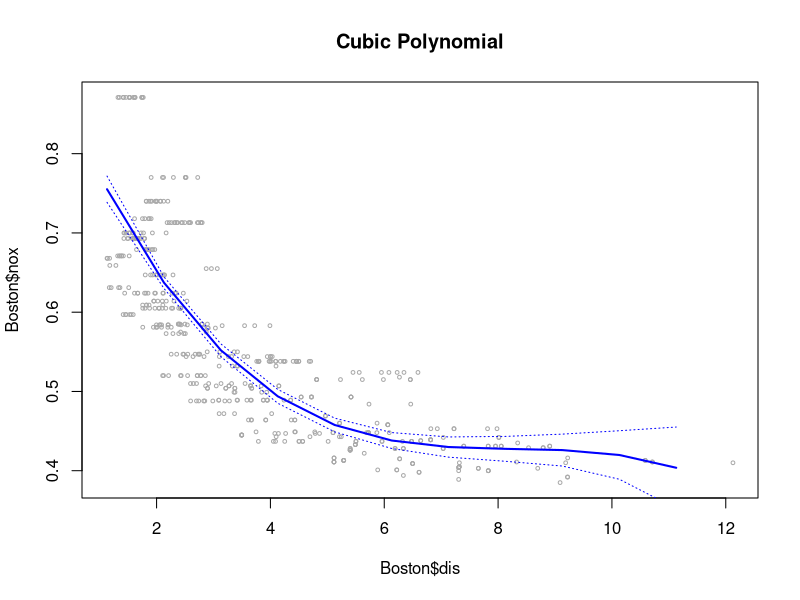
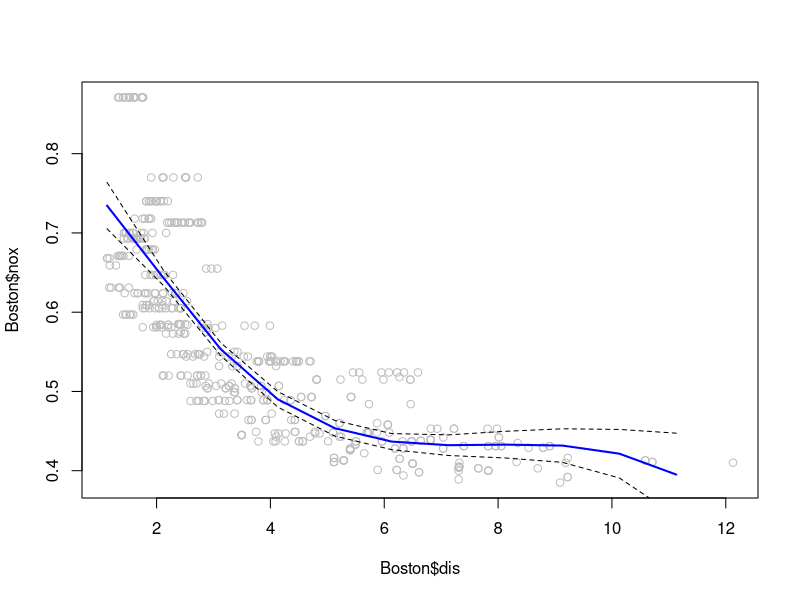
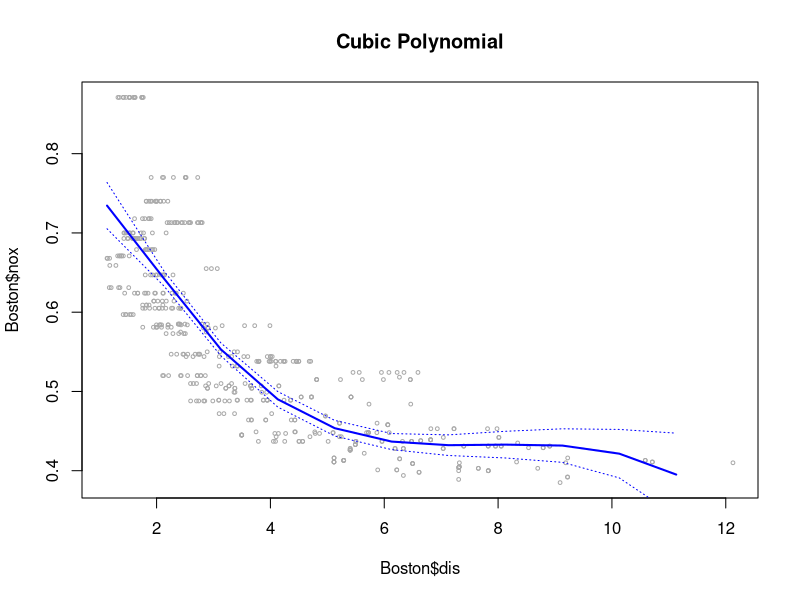

Write the R code that produced these figures, in order.
library(MASS)

fit = lm(nox ~ poly(dis, 3), data = Boston)
summary(fit)

dislims = range(Boston$dis)
dis.grid = seq(from = dislims[1], to = dislims[2])
preds = predict(fit, newdata = list(dis = dis.grid), se = TRUE)
se.bands = cbind(preds$fit + 2*preds$se.fit, preds$fit - 2*preds$se.fit)

#par(mfrow = c(1,2), mar = c(4.5, 4.5, 1, 1), oma = c(0, 0, 4, 0))
plot(Boston$dis, Boston$nox, xlim = dislims, cex = 0.5, col = 'darkgrey')
title("Cubic Polynomial", outer = F)
lines(dis.grid, preds$fit, lwd = 2, col = "blue")
matlines(dis.grid, se.bands, lwd = 1, col = "blue", lty = 3)


##########
#plot polynomials 1 to 10 , and report rss

fit.1 = lm(nox ~ poly(dis, 1), data = Boston)
fit.2 = lm(nox ~ poly(dis, 2), data = Boston)
fit.3 = lm(nox ~ poly(dis, 3), data = Boston)
fit.4 = lm(nox ~ poly(dis, 4), data = Boston)
fit.5 = lm(nox ~ poly(dis, 5), data = Boston)
fit.6 = lm(nox ~ poly(dis, 6), data = Boston)
fit.7 = lm(nox ~ poly(dis, 7), data = Boston)
fit.8 = lm(nox ~ poly(dis, 8), data = Boston)
fit.9 = lm(nox ~ poly(dis, 9), data = Boston)
fit.10 = lm(nox ~ poly(dis, 10), data = Boston)

sum(fit.1$residuals^2)


#anova to select the best poly
anova(fit.1, fit.2, fit.3, fit.4, fit.5, fit.6, fit.7, fit.8, fit.9, fit.10)


#using bs to fit
library(splines)
fit <- lm(nox ~ bs(dis, df = 4), data = Boston)
pred <- predict(fit, newdata = list(dis = dis.grid), se = T)
plot(Boston$dis, Boston$nox, col = "grey")
lines(dis.grid, pred$fit, lwd = 2, col = "blue")
lines(dis.grid, pred$fit + 2*pred$se.fit, lty = "dashed")
lines(dis.grid, pred$fit - 2*pred$se.fit, lty = "dashed")



preds = predict(fit, newdata = list(dis = dis.grid), se = TRUE)
se.bands = cbind(preds$fit + 2*preds$se.fit, preds$fit - 2*preds$se.fit)


#par(mfrow = c(1,2), mar = c(4.5, 4.5, 1, 1), oma = c(0, 0, 4, 0))
plot(Boston$dis, Boston$nox, xlim = dislims, cex = 0.5, col = 'darkgrey')
title("Cubic Polynomial", outer = F)
lines(dis.grid, preds$fit, lwd = 2, col = "blue")
matlines(dis.grid, se.bands, lwd = 1, col = "blue", lty = 3)